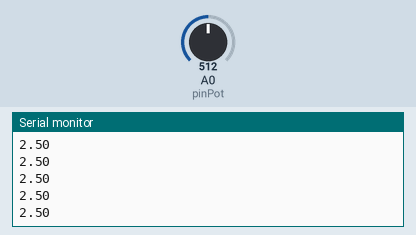
The sketch below on a simulated Arduino Uno, built with avr-gcc and run on an emulated ATmega328P. Parts: the last lines printed to the serial monitor. Inputs (shaded band) come from the test bench; at power-on: A0 (pinPot) = 512.

Above: at 1.2 s.
1.3 s: A0 (pinPot) set to 716
At 1.33 s:
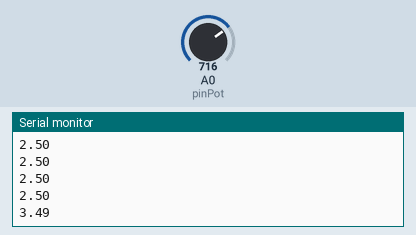
2.8 s: A0 (pinPot) set to 900
At 2.8 s:
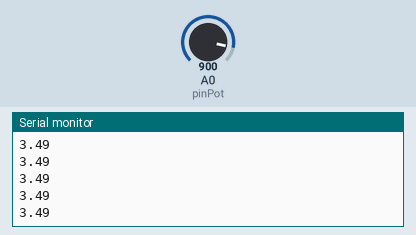
Timing chart, 0 to 5.8 s (numbered marks = the images above; inputs shaded):
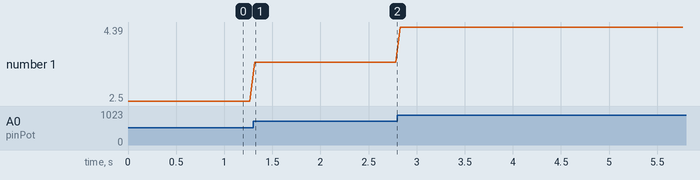

Measured:
- after the input at 1.3 s, the serial monitor: prints a new line at once (image 1)
- plotted number 1: 2.5 → 3.49 after the input at 1.3 s, 3.49 → 4.39 after the input at 2.8 s

The sketch:

potentiometer_serial_monitor.ino
```cpp
/*this program will read ANALOG values from the potentiometer
and print them to the serial monitor*/
//------------------------------------------------
const int pinPot = A0;

void setup() {
  pinMode(pinPot, INPUT);
  Serial.begin(9600);

}

void loop() {
  int sensorValue = 0;
  float voltageInput;
  float voltageValue;

  sensorValue = analogRead(pinPot); //read data from potentiometer
  voltageInput = map(sensorValue, 0, 1023, 0, 500);
  voltageValue = voltageInput/100;

  Serial.println(voltageValue); //print to serial monitor
  delay(50);            //delay to reduce data printed to serial monitor
}
```
